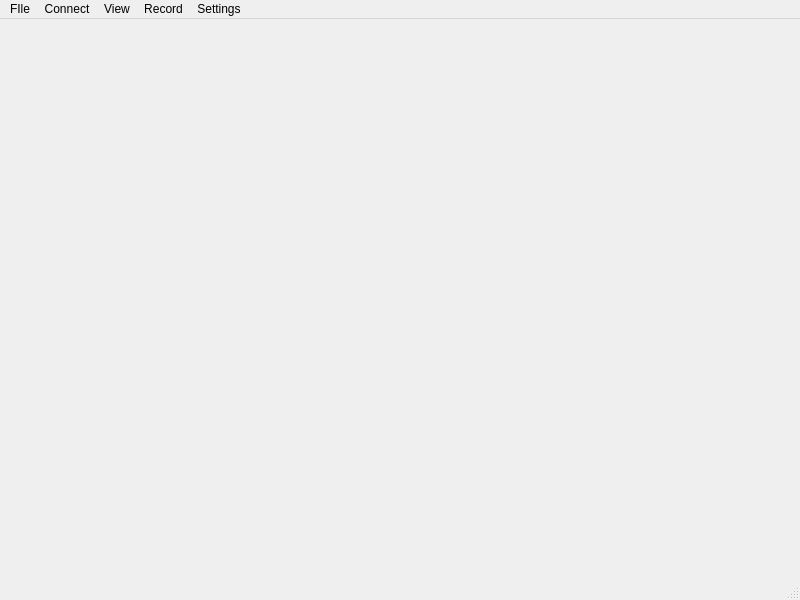
<?xml version="1.0" encoding="UTF-8"?>
<ui version="4.0">
 <class>MainWindow</class>
 <widget class="QMainWindow" name="MainWindow">
  <property name="geometry">
   <rect>
    <x>0</x>
    <y>0</y>
    <width>800</width>
    <height>600</height>
   </rect>
  </property>
  <property name="windowTitle">
   <string>MainWindow</string>
  </property>
  <widget class="QWidget" name="centralwidget"/>
  <widget class="QMenuBar" name="menubar">
   <property name="geometry">
    <rect>
     <x>0</x>
     <y>0</y>
     <width>800</width>
     <height>21</height>
    </rect>
   </property>
   <widget class="QMenu" name="menuFile">
    <property name="title">
     <string>Settings</string>
    </property>
    <addaction name="action_Security"/>
    <addaction name="actionUI"/>
   </widget>
   <widget class="QMenu" name="menuView">
    <property name="title">
     <string>View</string>
    </property>
   </widget>
   <widget class="QMenu" name="menuFIle">
    <property name="title">
     <string>FIle</string>
    </property>
    <addaction name="action_Save_To"/>
    <addaction name="separator"/>
    <addaction name="action_Exit"/>
   </widget>
   <widget class="QMenu" name="menuConnect">
    <property name="title">
     <string>Connect</string>
    </property>
    <addaction name="action_Connect_2"/>
    <addaction name="action_Connect"/>
   </widget>
   <widget class="QMenu" name="menuRecord">
    <property name="title">
     <string>Record</string>
    </property>
    <addaction name="actionStart_Recording"/>
    <addaction name="actionStop_Recording"/>
   </widget>
   <addaction name="menuFIle"/>
   <addaction name="menuConnect"/>
   <addaction name="menuView"/>
   <addaction name="menuRecord"/>
   <addaction name="menuFile"/>
  </widget>
  <widget class="QStatusBar" name="statusbar"/>
  <action name="action_Exit">
   <property name="text">
    <string>&amp;Exit</string>
   </property>
  </action>
  <action name="action_Save_To">
   <property name="text">
    <string>&amp;Save To...</string>
   </property>
  </action>
  <action name="action_Connect_2">
   <property name="text">
    <string>&amp;Connect</string>
   </property>
  </action>
  <action name="action_Connect">
   <property name="text">
    <string>&amp;Disconnect</string>
   </property>
  </action>
  <action name="action_Security">
   <property name="text">
    <string>&amp;Security...</string>
   </property>
  </action>
  <action name="actionUI">
   <property name="text">
    <string>UI...</string>
   </property>
  </action>
  <action name="actionStart_Recording">
   <property name="text">
    <string>Start Recording</string>
   </property>
  </action>
  <action name="actionStop_Recording">
   <property name="icon">
    <iconset>
     <normaloff>C:/Users/arel_room/Pictures/play.png</normaloff>C:/Users/arel_room/Pictures/play.png</iconset>
   </property>
   <property name="text">
    <string>Stop Recording</string>
   </property>
  </action>
 </widget>
 <resources/>
 <connections/>
</ui>
